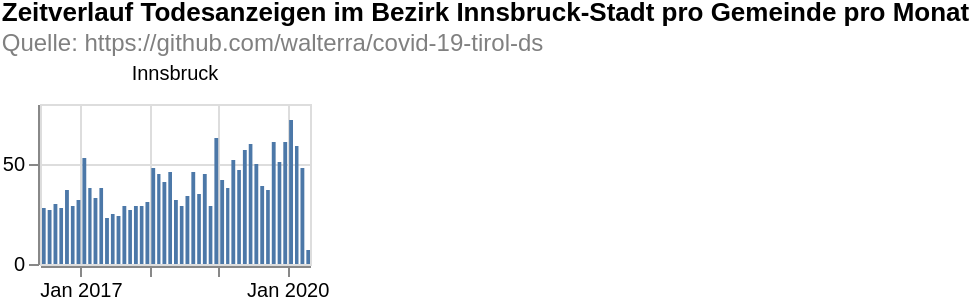

Describe this chart as a Vega-Lite specification.
### Vega-Lite specification from a JSON file in a GitHub repository (floating-point values rounded to 4 significant figures; data arrays with more than 128 entries replaced by an {"elided": "..."} marker saying what was removed)
{"$schema": "https://vega.github.io/schema/vega-lite/v4.8.1.json", "columns": 6, "config": {"view": {"continuousHeight": 300, "continuousWidth": 400}}, "data": {"name": "data-2bd26621b1e58dcefd6d57e63d5b3e57"}, "datasets": {"data-2bd26621b1e58dcefd6d57e63d5b3e57": {"elided": "1026 records"}}, "facet": {"field": "municipaly", "title": null, "type": "nominal"}, "padding": 0, "spec": {"layer": [{"encoding": {"tooltip": [{"field": "date", "timeUnit": "yearmonth", "type": "temporal"}, {"aggregate": "sum", "field": "count", "type": "quantitative"}], "x": {"field": "date", "timeUnit": "yearmonth", "title": null, "type": "temporal"}, "y": {"aggregate": "sum", "field": "count", "title": null, "type": "quantitative"}}, "height": 80, "mark": "bar", "width": 135}]}, "title": {"color": "black", "subtitle": ["Quelle: https://github.com/walterra/covid-19-tirol-ds"], "subtitleColor": "gray", "text": ["Zeitverlauf Todesanzeigen im Bezirk Innsbruck-Stadt pro Gemeinde pro Monat"]}}
